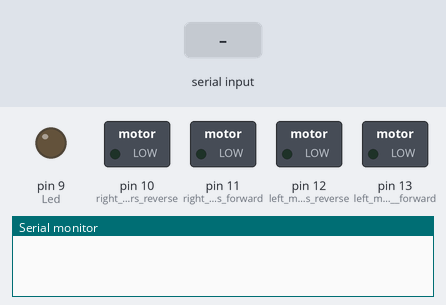
Simulated run of this sketch. Board: Arduino Uno, built with avr-gcc and run on an emulated ATmega328P. Parts: switched loads named in the sketch (green lamp = pin HIGH), output pins drawn as LEDs (lit = HIGH), the last lines printed to the serial monitor. The inputs (shaded band) are chosen by the test bench.

Above: at 1.2 s.
1.3 s: "F" received over Serial
At 1.6 s:
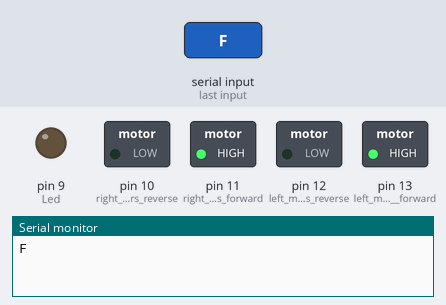
2.8 s: "B" received over Serial
At 4.0 s:
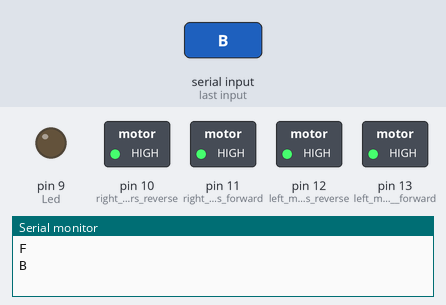
4.3 s: "W" received over Serial
At 5.1 s:
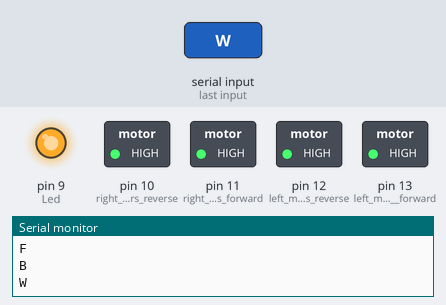
5.8 s: "S" received over Serial
At 6.2 s:
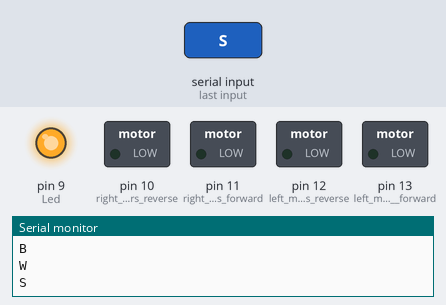
7.3 s: "L" received over Serial
At 8.5 s:
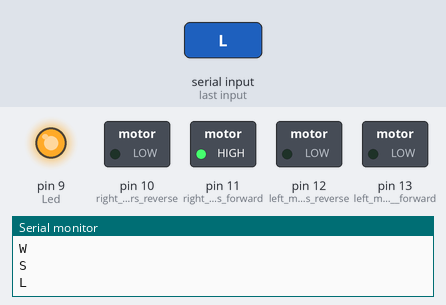
8.8 s: "R" received over Serial
At 9.7 s:
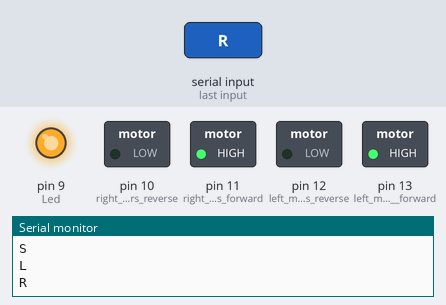
Timing chart, 0 to 11.3 s (numbered marks = the images above; inputs shaded):
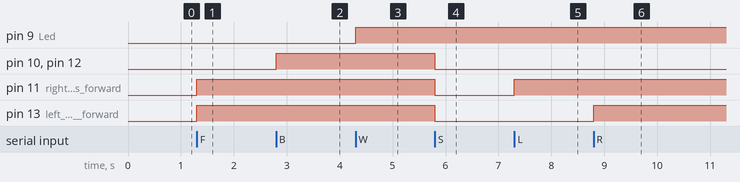

Measured:
- after the input at 1.3 s, pin 11 (right__motors_forward), pin 13 (left_motors__forward): LOW → HIGH at once
- after the input at 2.8 s, pin 10 (right_motors_reverse), pin 12 (left_motors_reverse): LOW → HIGH at once
- after the input at 4.3 s, pin 9 (Led): LOW → HIGH at once
- after the input at 5.8 s, pin 10 (right_motors_reverse), pin 11 (right__motors_forward), pin 12 (left_motors_reverse), pin 13 (left_motors__forward): HIGH → LOW at once
- after the input at 7.3 s, pin 11 (right__motors_forward): LOW → HIGH at once
- after the input at 8.8 s, pin 13 (left_motors__forward): LOW → HIGH at once

The sketch:

bluettothcar.ino
```cpp
char t;

void setup() {
pinMode(13,OUTPUT);   //left motors  forward
pinMode(12,OUTPUT);   //left motors reverse
pinMode(11,OUTPUT);   //right  motors forward
pinMode(10,OUTPUT);   //right motors reverse
pinMode(9,OUTPUT);   //Led
Serial.begin(9600);

}
//void loop() {
//  if (Serial.available()) {
//    String inputString = Serial.readString();
//    Serial.println(inputString);
//
//    if (inputString == "F") {
//      digitalWrite(13, HIGH);
//      digitalWrite(11, HIGH);
//    } else if (inputString == "B") {
//      digitalWrite(12, HIGH);
//      digitalWrite(10, HIGH);
//    } else if (inputString == "L") {
//      digitalWrite(11, HIGH);
//    } else if (inputString == "R") {
//      digitalWrite(13, HIGH);
//    } else if (inputString == "W") {
//      digitalWrite(9, HIGH);
//    } else if (inputString == "w") {
//      digitalWrite(9, LOW);
//    } else if (inputString == "S") {
//      digitalWrite(13, LOW);
//      digitalWrite(12, LOW);
//      digitalWrite(11, LOW);
//      digitalWrite(10, LOW);
//    }
//  }
//}


void loop() {
if(Serial.available()){
  t = Serial.read();
  Serial.println(t);
}

if(t == 'F'){            //move  forward(all motors rotate in forward direction)
  digitalWrite(13,HIGH);
  digitalWrite(11,HIGH);
}

else if(t == 'B'){      //move reverse (all  motors rotate in reverse direction)
  digitalWrite(12,HIGH);
  digitalWrite(10,HIGH);
}

else if(t == 'L'){      //turn right (left side motors rotate in forward direction,  right side motors doesn't rotate)
  digitalWrite(11,HIGH);
}

else  if(t == 'R'){      //turn left (right side motors rotate in forward direction, left  side motors doesn't rotate)
  digitalWrite(13,HIGH);
}

else if(t ==  'W'){    //turn led on or off)
  digitalWrite(9,HIGH);
}
else if(t == 'w'){
  digitalWrite(9,LOW);
}

else if(t == 'S'){      //STOP (all motors stop)
  digitalWrite(13,LOW);
  digitalWrite(12,LOW);
  digitalWrite(11,LOW);
  digitalWrite(10,LOW);
}
//delay(100);
}
```
